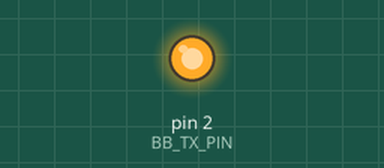
The sketch below on a simulated Arduino Nano Every. Shown: output pins drawn as LEDs (lit = HIGH). What the sketch prints to the serial monitor is not drawn.

Above: at 0.05 s.
Timing chart, 0 to 3.0 s (numbered marks = the images above):
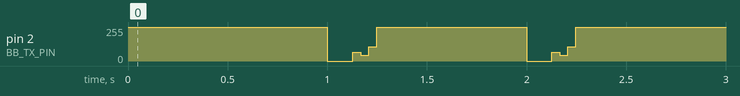

The sketch:

TC_Emurator_1SecSend.ino
```cpp
/*
  TC-Emulator  – Arduino Nano Every
  --------------------------------
  • BitBang TX:  pin 2   (to ESP32 RXB)
  • BitBang RX:  pin 3   (from ESP32 TXB) ← 今回は未使用
  • Baud: 300 bps, LSB-first, 8N1
  --------------------------------
  2025-07-15  – “CMD1” を 1 秒ごとに自動送信する改訂版
*/

#include <Arduino.h>

#define BB_TX_PIN 2
#define BB_RX_PIN 3          // 受信は使わないが念のため宣言
#define BIT_DELAY_US 3333    // 300 bps ≅ 3333 µs/bit

// ─────────────────────────────
// 1) CMD1 = 01 06 05 00 00 0C
//    LSB-firstで送るのでビット反転した値を保持
// ─────────────────────────────
static const uint8_t CMD1[6] = {
  0x80, 0x60, 0xA0, 0x00, 0x00, 0x30   // rev8(01)=80, rev8(06)=60, …
};

// ── 8bit ビット反転 (汎用) ──
static inline uint8_t rev8(uint8_t v)
{
  v = (v >> 4) | (v << 4);
  v = ((v & 0xCC) >> 2) | ((v & 0x33) << 2);
  v = ((v & 0xAA) >> 1) | ((v & 0x55) << 1);
  return v;
}

// ── 1バイト LSB-first 送信 ──
void bitBangSendByte(uint8_t b)
{
  digitalWrite(BB_TX_PIN, LOW);               // start
  delayMicroseconds(BIT_DELAY_US);

  for (uint8_t i = 0; i < 8; i++) {
    digitalWrite(BB_TX_PIN, (b >> i) & 1);
    delayMicroseconds(BIT_DELAY_US);
  }

  digitalWrite(BB_TX_PIN, HIGH);              // stop
  delayMicroseconds(BIT_DELAY_US);
}

// ── 6バイト一括送信 ──
void sendCmd1()
{
  Serial.print(F("[EMU] TX:"));
  for (uint8_t i = 0; i < 6; i++) {
    bitBangSendByte(CMD1[i]);
//    Serial.printf(" %02X", CMD1[i]);
  }
  Serial.println();
}

// ── SETUP ────────────────────
void setup()
{
  Serial.begin(115200);

  pinMode(BB_TX_PIN, OUTPUT);
  digitalWrite(BB_TX_PIN, HIGH);   // idle HIGH
  pinMode(BB_RX_PIN, INPUT_PULLUP);

  Serial.println(F("TC-Emulator ready – sending CMD1 every 1 s"));
}

// ── LOOP ─────────────────────
void loop()
{
  static unsigned long prevSend = 0;

  if (millis() - prevSend >= 1000) {   // 1 s 間隔
    prevSend = millis();
    sendCmd1();
  }
}
```

Measured:
- by itself, pin 2 (BB_TX_PIN): repeats every 1.0 s: 64/255 0.04 s, 42/255 0.04 s, 106/255 0.04 s, 255/255 0.75 s, 0/255 0.13 s
